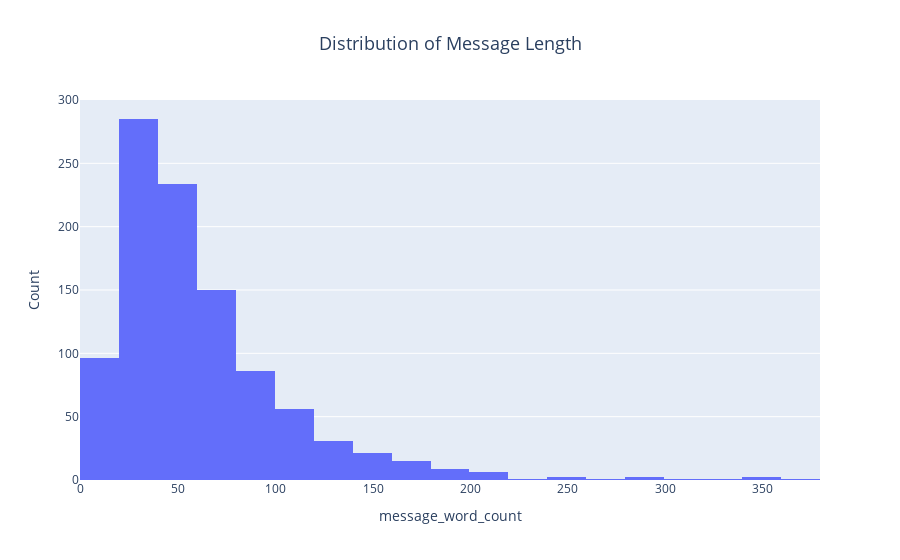

Notebook cell for this chart:
### Code cell
fig = px.histogram(data_frame=questions,
             x='message_word_count',
             nbins=25,
             title='Distribution of Message Length',
             labels={'status_length' : 'Message Length by Word Count'}
            )

fig.update_yaxes(title = 'Count')

fig.update_layout(title_font_size=18, title_x=.5)

### Figure 1 — Plotly figure (JSON) as saved in the notebook; plotly's stock layout.template omitted (floating-point values rounded to 4 significant figures; data arrays with more than 128 entries replaced by an {"elided": "..."} marker saying what was removed)
{"data": [{"alignmentgroup": "True", "bingroup": "x", "hovertemplate": "message_word_count=%{x}<br>count=%{y}<extra></extra>", "legendgroup": "", "marker": {"color": "#636efa", "pattern": {"shape": ""}}, "name": "", "nbinsx": 25, "offsetgroup": "", "orientation": "v", "showlegend": false, "type": "histogram", "x": {"elided": "1000 int values"}, "xaxis": "x", "yaxis": "y"}], "layout": {"autosize": true, "barmode": "relative", "legend": {"tracegroupgap": 0}, "title": {"font": {"size": 18}, "text": "Distribution of Message Length", "x": 0.5}, "xaxis": {"anchor": "y", "autorange": true, "domain": [0, 1], "range": [-0.5, 379.5], "title": {"text": "message_word_count"}, "type": "linear"}, "yaxis": {"anchor": "x", "autorange": true, "domain": [0, 1], "range": [0, 300], "title": {"text": "Count"}}}}
